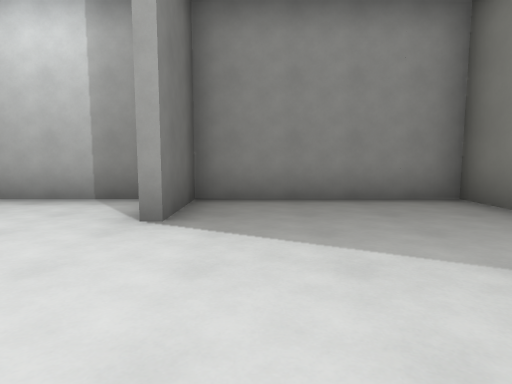
view 1 (above)

15 first-person views from a walk through a level from a Godot 3-D game. The camera is 1.4 m above the floor, tilts 6° down and sees 75° across. The floor is counted in squares, 2 m on a side. Each view is taken from the middle of a square. On the plan, view 1 faces up. The plan holds only what a view shows up to about 10 squares ahead; the rest is blank. The place goes on beyond the plan. Some surface patterns are stand-ins.

view 2
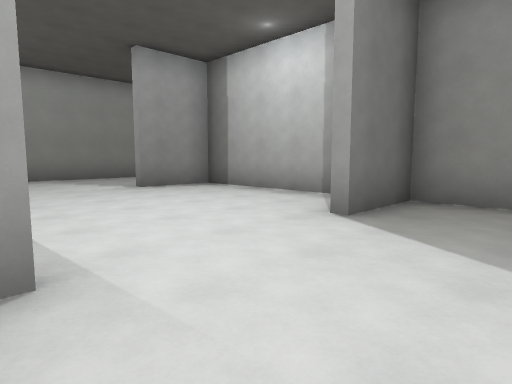

view 3
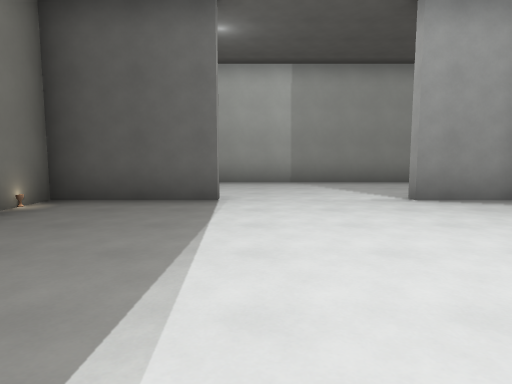

view 4
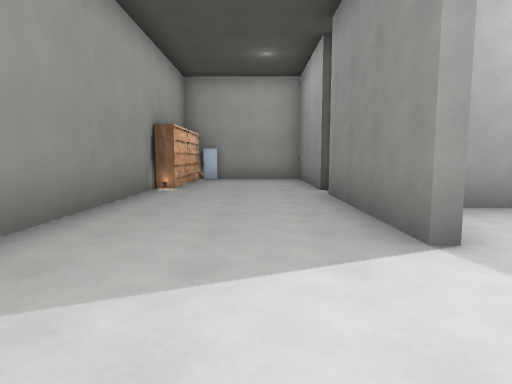

view 5
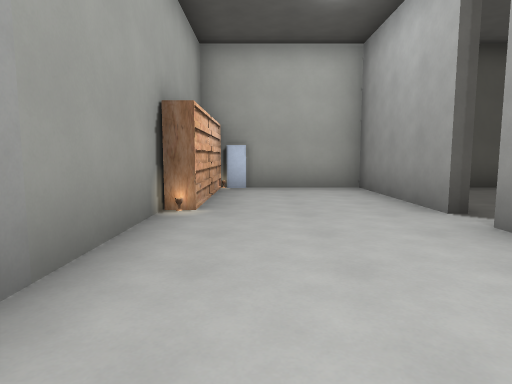

view 6
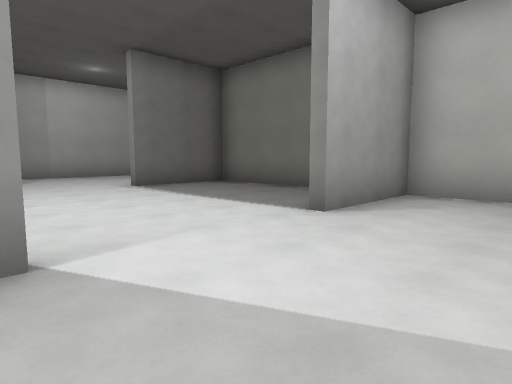

view 7
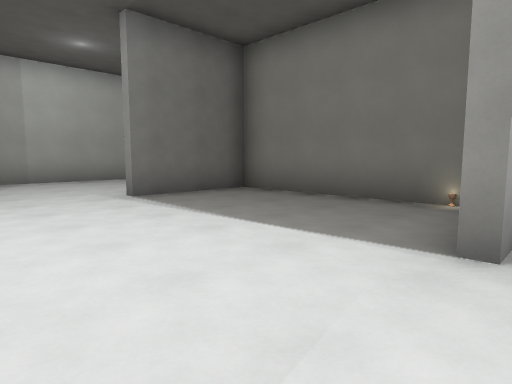

view 8
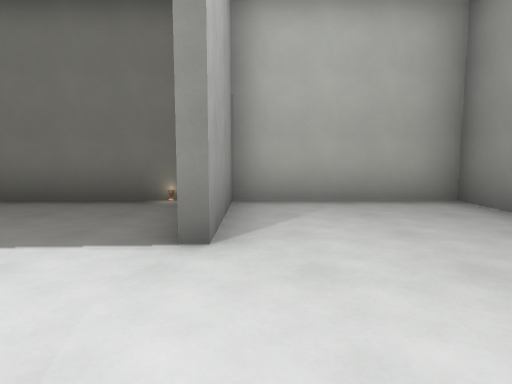

view 9
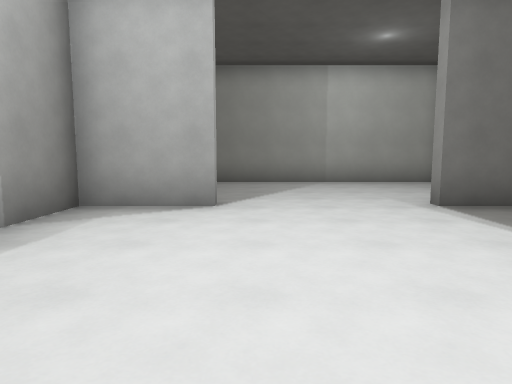

view 10
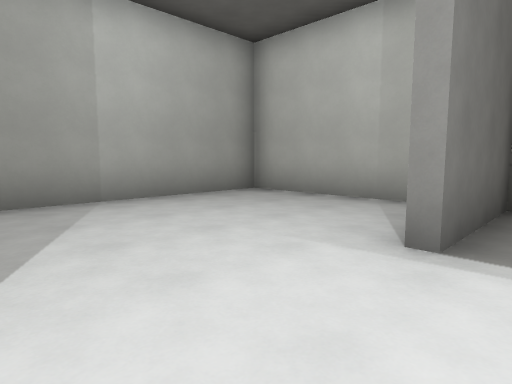

view 11
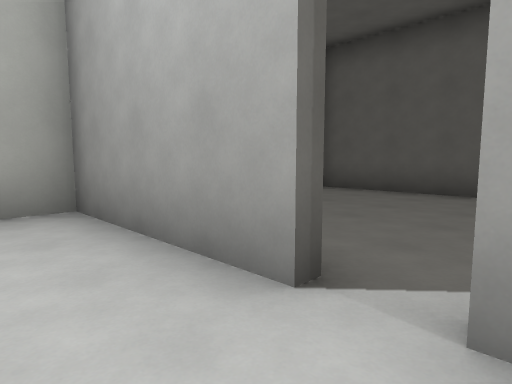

view 12
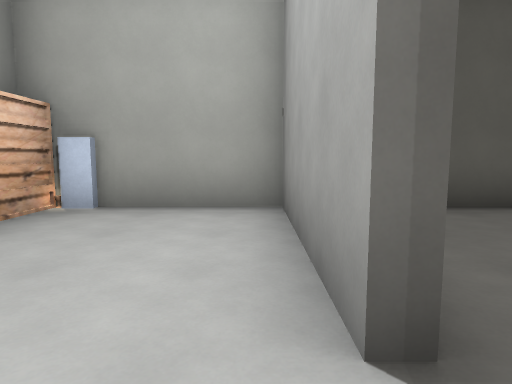

view 13
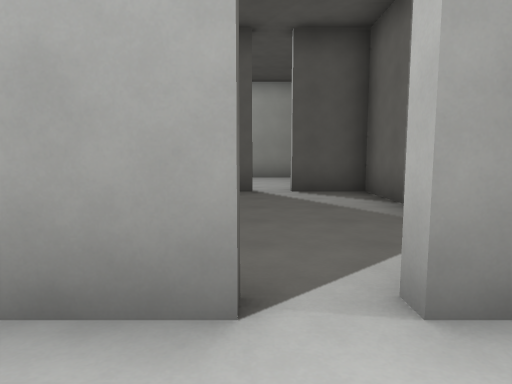

view 14
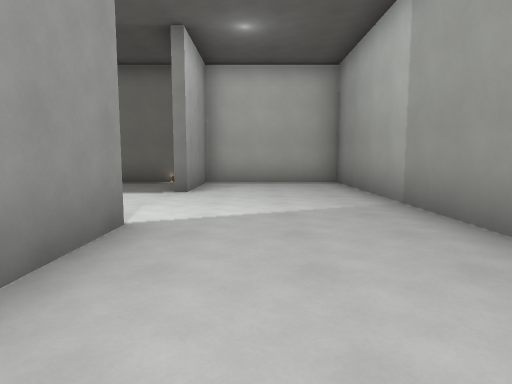

view 15
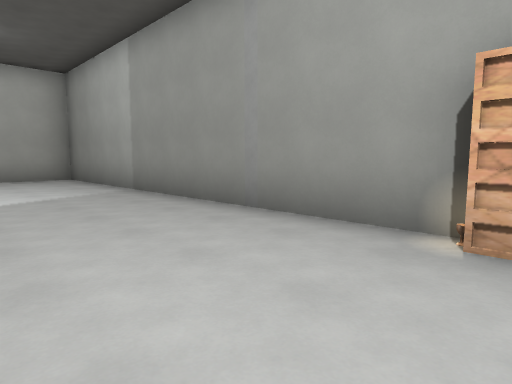

### Floor plan
Points are (right, up) in squares from view 1. A wall is a line through its corners. A room is listed if a view was taken in it or the views show most of it. See-through windows are left out.
Room 1 (views 1, 2, 3, 4, 5, 6, 7, 8, 9, 10, 11, 12, 13, 14, 15)
walls: (-1.3, 3.5) (-1.3, 5.5) (-6.4, 5.5) (-6.4, 3.6) (-6.6, 3.6) (-6.6, 7.4); (-6.4, 0.5) (-6.4, -2.4); (-1, 5.6) (-1, 3.5); (-6.2, 8.1) (-6.6, 8.1) (-6.6, 11.7) (-9.8, 11.7) (-9.8, 8.4) (-10.2, 8.4) (-10.2, -2.3) (-1.3, -2.3) (-1.3, 0.5); (-6.6, -2.4) (-6.6, 0.5); (-0.1, -2.3) (3.4, -2.3) (3.4, 5.5) (-1.3, 5.5)
ways out: gap at (-6, 7.5) to room 2
Room 2 (no view inside)
walls: (-3.4, 11.7) (-4.4, 11.7); (-1.3, 8) (-1.3, 11.5); (-3.1, 5.8) (-1.3, 5.8) (-1.3, 7.4)
ways out: gap at (-6, 7.5) to room 1

Positions as (right, up) in squares from view 1, and headings:
1: (0, 0), facing up
2: (1, 0), facing up-left
3: (-1, 1), facing left
4: (-8, 1), facing up
5: (-9, 4), facing up
6: (-9, 4), facing down-right
7: (-7, 3), facing down-right
8: (-7, 3), facing down
9: (-6, 3), facing right
10: (-2, 3), facing down-right
11: (-8, 7), facing up-right
12: (-7, 7), facing up
13: (-8, 8), facing right
14: (-8, 7), facing down
15: (-7, 9), facing down-left
